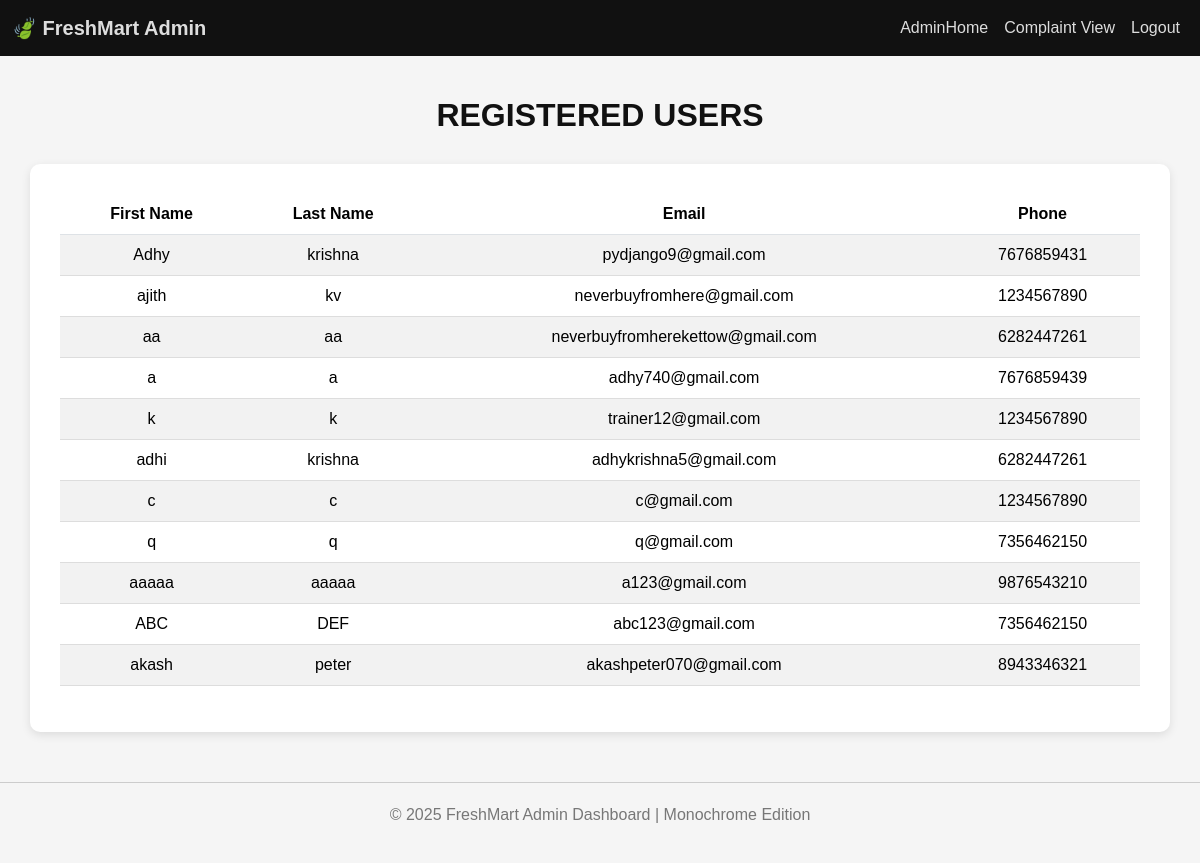
Page /users_view_admin on the committed database.
### myapp/models.py (models this page shows, shortened)
class User(models.Model):
    LOGIN=models.ForeignKey(Login,on_delete=models.CASCADE)
    username=models.CharField(max_length=20)
    firstname=models.CharField(max_length=20)
    lastname=models.CharField(max_length=20)
    phone=models.CharField(max_length=20)

class Login(models.Model):
    email=models.EmailField(max_length=30)
    password=models.CharField(max_length=20)
    user_type=models.CharField(max_length=20)

### myapp/views.py (the view)
# urls.py: path('users_view_admin', views.users_view_admin, name='users_view_admin'),
def users_view_admin(request):
    user=User.objects.all()
    return render(request,'users_view_admin.html',{'result':user})

### templates/users_view_admin.html (shortened to what this page needs)
{% load static %}
<!DOCTYPE html>
<html lang="en">
<head>
  <link href="https://cdn.jsdelivr.net/npm/bootstrap@5.3.2/dist/css/bootstrap.min.css" rel="stylesheet">
</head>
<body>
<nav class="navbar navbar-expand-lg navbar-dark">
  <div class="container-fluid">
    <a class="navbar-brand fw-bold" href="#">🍃 FreshMart Admin</a>
    <div class="collapse navbar-collapse justify-content-end" id="navbarNav">
      <ul class="navbar-nav">
        <li class="nav-item"><a class="nav-link" href="adminhome">AdminHome</a></li>
        <li class="nav-item"><a class="nav-link" href="complaint_view">Complaint View</a></li>
        <li class="nav-item"><a class="nav-link" href="login"> Logout</a></li>
      </ul>
    </div>
  </div>
</nav>
<div class="page-header">
  <h2>Registered Users</h2>
</div>
<div class="container table-container">
  {% if result %}
  <table class="table table-striped table-hover align-middle">
    <thead>
      <tr>
        <th>First Name</th>
        <th>Last Name</th>
        <th>Email</th>
        <th>Phone</th>
      </tr>
    </thead>
    <tbody>
      {% for u in result %}
      <tr>
        <td>{{ u.firstname }}</td>
        <td>{{ u.lastname }}</td>
        <td>{{ u.LOGIN.email }}</td>
        <td>{{ u.phone }}</td>
      </tr>
      {% endfor %}
    </tbody>
  </table>
  {% else %}
    <p class="no-users">No users found.</p>
  {% endif %}
</div>
<footer>
  <p>© 2025 FreshMart Admin Dashboard | Monochrome Edition</p>
</footer>
</body>
</html>

### templates/users_view_admin.html (style rules this page uses)
body { background-color: #f5f5f5; color: #111; font-family: "Poppins", sans-serif; }
.navbar { background-color: #111; }
.navbar-brand, .nav-link { color: #ddd !important; }
.page-header { text-align: center; margin: 40px 0 30px; }
.page-header h2 { font-weight: 600; text-transform: uppercase; color: #111; }
.table-container { background: #fff; border-radius: 10px; padding: 30px; box-shadow: 0 3px 10px rgba(0,0,0,0.1); }
table { width: 100%; border-collapse: collapse; }
th { background-color: #111; color: #fff; text-align: center; padding: 12px; }
td { text-align: center; padding: 10px; border-bottom: 1px solid #ddd; color: #333; }
footer { text-align: center; color: #777; padding: 20px 0; margin-top: 50px; border-top: 1px solid #ccc; }

### rows in the picture
User: firstname "Adhy", lastname "krishna", LOGIN.email "pydjango9@gmail.com", phone "7676859431"
User: firstname "ajith", lastname "kv", LOGIN.email "neverbuyfromhere@gmail.com", phone "1234567890"
User: firstname "aa", lastname "aa", LOGIN.email "neverbuyfromherekettow@gmail.com", phone "6282447261"
User: firstname "a", lastname "a", LOGIN.email "adhy740@gmail.com", phone "7676859439"
User: firstname "k", lastname "k", LOGIN.email "trainer12@gmail.com", phone "1234567890"
User: firstname "adhi", lastname "krishna", LOGIN.email "adhykrishna5@gmail.com", phone "6282447261"
User: firstname "c", lastname "c", LOGIN.email "c@gmail.com", phone "1234567890"
User: firstname "q", lastname "q", LOGIN.email "q@gmail.com", phone "7356462150"
User: firstname "aaaaa", lastname "aaaaa", LOGIN.email "a123@gmail.com", phone "9876543210"
User: firstname "ABC", lastname "DEF", LOGIN.email "abc123@gmail.com", phone "7356462150"
User: firstname "akash", lastname "peter", LOGIN.email "akashpeter070@gmail.com", phone "8943346321"
